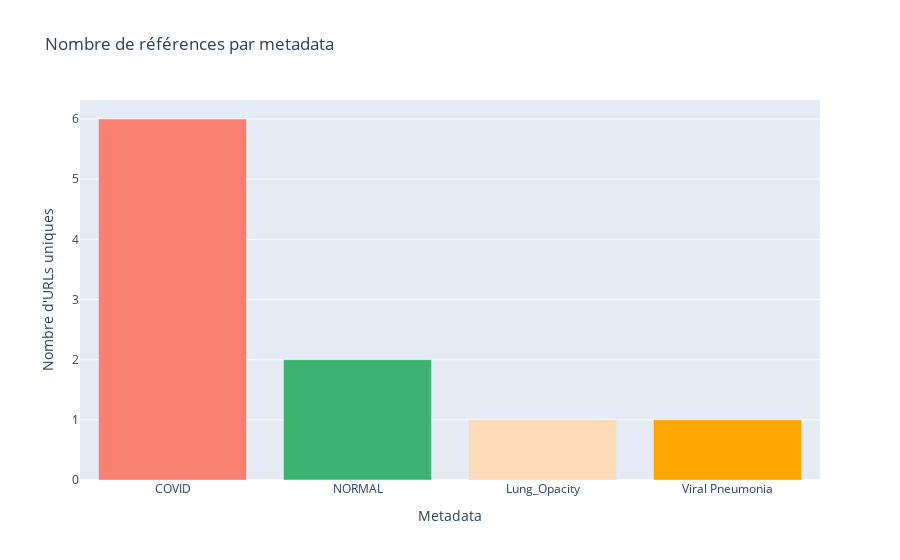

The cell this chart's notebook holds for it:
### Code cell
# Définir les couleurs personnalisées
colors = ['salmon', 'mediumseagreen','peachpuff', 'orange']

# Trier les données par ordre décroissant du nombre d'URLs uniques
sorted_data = file_source_unique_url_counts.sort_values(ascending=False)

# Créer les données pour le diagramme en barres
data = [
    go.Bar(
        x=sorted_data.index,  # Catégories (Metadata)
        y=sorted_data.values,  # Nombre d'URLs uniques (trouvées)
        marker=dict(color=colors)  # Utiliser la palette de couleurs personnalisée
    )
]

# Créer la mise en page du diagramme
layout = go.Layout(
    title='Nombre de références par metadata',
    xaxis=dict(title='Metadata'),
    yaxis=dict(title='Nombre d\'URLs uniques')
)

# Créer la figure
fig = go.Figure(data=data, layout=layout)

# Afficher la figure
fig.show()

### Figure 1 — Plotly figure (JSON) as saved in the notebook; plotly's stock layout.template omitted (floating-point values rounded to 4 significant figures)
{"data": [{"marker": {"color": ["salmon", "mediumseagreen", "peachpuff", "orange"]}, "type": "bar", "x": ["COVID", "NORMAL", "Lung_Opacity", "Viral Pneumonia"], "y": [6, 2, 1, 1]}], "layout": {"title": {"text": "Nombre de références par metadata"}, "xaxis": {"title": {"text": "Metadata"}}, "yaxis": {"title": {"text": "Nombre d'URLs uniques"}}}}
